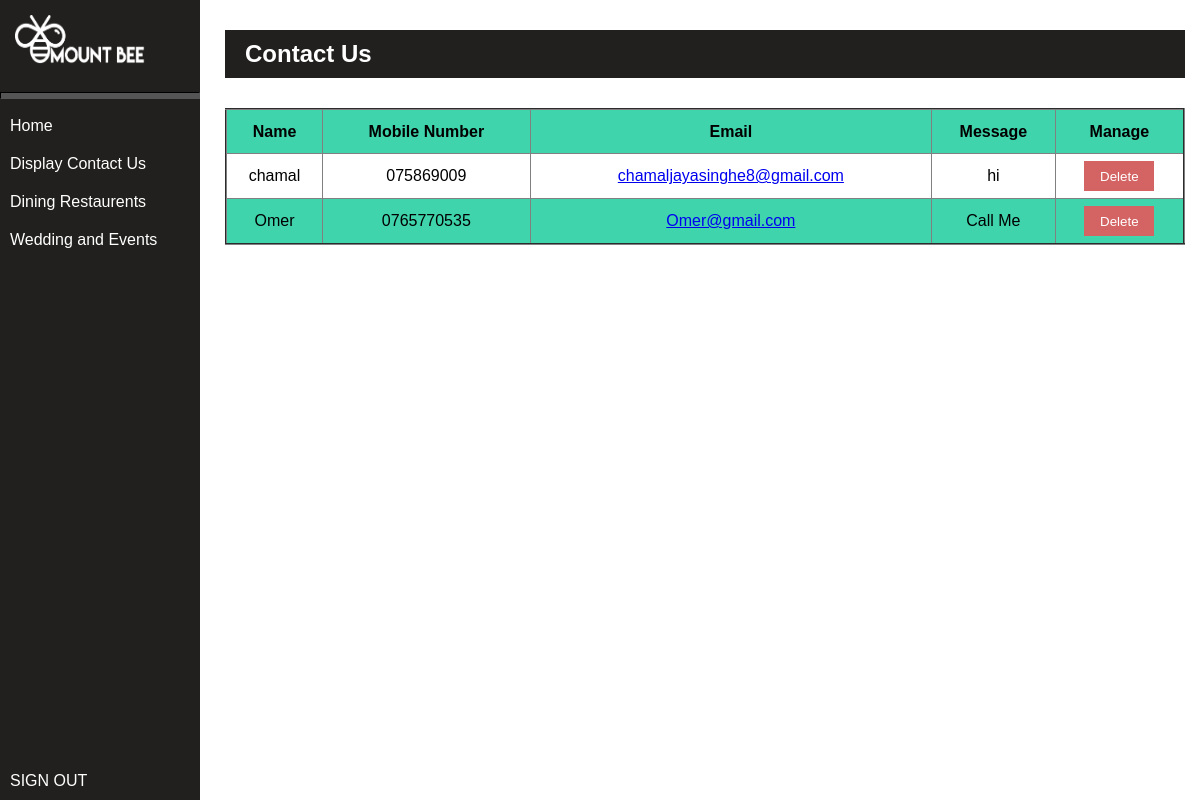
The page /ADMIN/PHP/displayContactus.php on the database its author committed.
### tables this page shows
CREATE TABLE `contactus` (
  `contact_us_id` int(11) NOT NULL,
  `Name` varchar(100) NOT NULL,
  `email` varchar(100) NOT NULL,
  `mnumber` varchar(20) NOT NULL,
  `message` varchar(700) DEFAULT NULL,
  `adminid` int(11) NOT NULL DEFAULT 1
);

### ADMIN/PHP/displayContactus.php (the view, shortened to what this page needs)
<?php
    include '../PHPHANDLER/db.config.php';
?>
<!DOCTYPE html>
<html lang="en">
<head>
    <link rel="stylesheet" href="../CSS/displayContactus.css">
</head>
<body>
    <?php
        include './sidebar.php';
    ?>
    <div class="maindiv">
        <div class="title">
                <h2>Contact Us</h2>
        </div>
        <div class="table">
            <table border="2">
                <tr>
                    <th>Name</th>
                    <th>Mobile Number</th>
                    <th>Email</th>
                    <th>Message</th>
                    <th>Manage</th>
                </tr>
                <?php
                    $sql = "SELECT * FROM contactus;";
                    $result = mysqli_query($conn, $sql);
                    $resultCheck = mysqli_num_rows($result);
                    if($resultCheck > 0) {
                        while($row = mysqli_fetch_assoc($result)){
                            $id = $row['contact_us_id'];
                            echo "
                                <tr>
                                    <td>".$row['Name']."</td>
                                    <td>".$row['mnumber']."</td>
                                    <td><a href='mailto:".$row['email']."'>".$row['email']."</a></td>
                                    <td>".$row['message']."</td>
                                    <td><button class='delete'><a href='http://localhost/resource_booking_system/ADMIN/PHPHANDLER/db.deletecontactus.php?deletecontact_us_id=".$id."'>Delete</a></button></td>
                                </tr>
                            ";
                        }
                    }
                ?>
            </table>
        </div>
    </div>
</body>
</html>

### ADMIN/CSS/displayContactus.css (style rules this page uses)
body { margin: 0; padding: 0; font-family: sans-serif; box-sizing: border-box; }
.maindiv { margin-left: 210px; }
.title { padding: 10px 15px; }
.title h2 { background-color: #21201E; color: #ffffff; padding: 10px 20px; }
.table { padding: 0 15px; }
.table table { width: 100%; outline: none; border-collapse: collapse; }
.table table tr { height: 45px; }
.table table td { text-align: center; }
table tr:nth-child(odd) { background-color: #3fd4ac; }
.delete { background-color: rgb(212, 99, 99); border: none; cursor: pointer; height: 30px; width: 70px; }
.delete a { text-decoration: none; color: white; }

### ADMIN/CSS/sidebar.css (style rules this page uses)
body { margin: 0; padding: 0; font-family: sans-serif; box-sizing: border-box; }

### rows shown on the page
contactus: Name "chamal", mnumber "075869009", email "chamaljayasinghe8@gmail.com", message "hi"
contactus: Name "Omer", mnumber "0765770535", email "Omer@gmail.com", message "Call Me"
